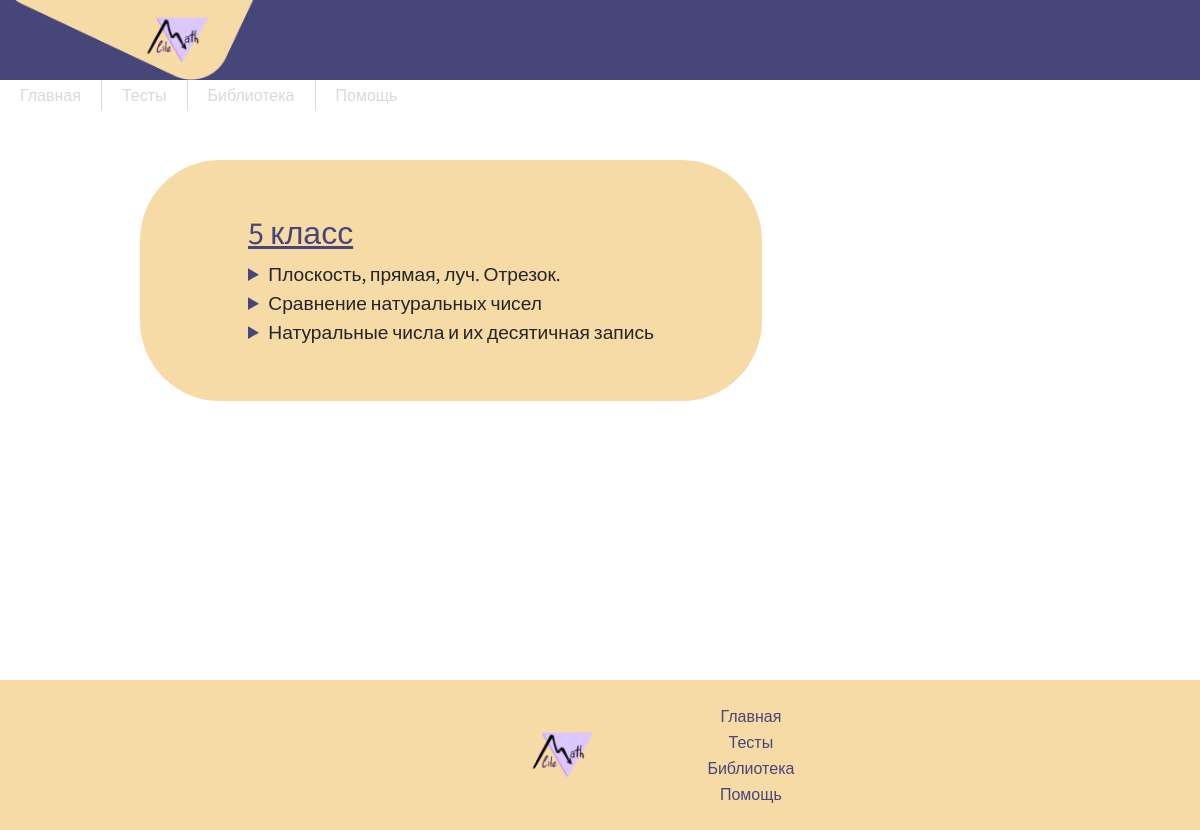
Page /5grade/ on the committed database.
### main/models.py (models this page shows, shortened)
class Task(models.Model):
    Category=[("5", '5класс'),("6", '6класс')]
    article_type = models.CharField(max_length=2, choices=Category, default='', blank=True)
    title = models.CharField('Название', max_length = 50)
    task = models.TextField('Описание')
    class Meta:
        verbose_name = 'Статья'
        verbose_name_plural = 'Статьи'

### main/views.py (the view)
# urls.py: path('5grade/', views.grade5, name='5grade'),
def grade5(request):
    articles = Task.objects.order_by('-id')
    return render(request, 'main/5grade.html', {'title': "5 класс", "articles": articles})

### main/templates/main/5grade.html (shortened to what this page needs)
{% extends 'main/base.html'%}
{% block main %}
<div style="font-size:larger; font-family: 'Source Sans Pro', sans-serif!important; background-color: #F7DBA7; border-radius: 80px; padding: 5% 10%; margin: 10vh;">
    <div style="text-decoration: underline; display: flex; flex-direction: row; justify-content: flex-start; color: #46467A;">
        <h2>5 класс</h2>
    </div>
{% if articles %}
    {% for el in articles %}
            {% if el.article_type == "5" %}
                <details>
                <summary><a>{{el.title}}</summary>
              </details>
            {% endif %}
    {% endfor %}
{% endif %}
</div>
<br><br>
{% endblock main %}

### static/css/blog.css (style rules this page uses)
h2 { margin-right: 30px; }

### static/css/quiz.css (style rules this page uses)
html { font-family: 'Source Sans Pro', sans-serif; }
body { display: flex; flex-direction: column; }

### static/css/main.css (style rules this page uses)
html { font-family: 'Source Sans Pro', sans-serif!important; height: 100%; }

### main/templates/main/5grade.html (style rules this page uses)
details summary::-webkit-details-marker, details summary::marker { color: #46467A; }

### rows in the picture
Task: title "Плоскость, прямая, луч. Отрезок."
Task: title "Сравнение натуральных чисел"
Task: title "Натуральные числа и их десятичная запись"
